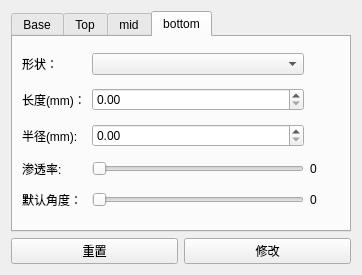
<?xml version="1.0" encoding="UTF-8"?>
<ui version="4.0">
 <class>SupportSetting</class>
 <widget class="QWidget" name="SupportSetting">
  <property name="geometry">
   <rect>
    <x>0</x>
    <y>0</y>
    <width>362</width>
    <height>275</height>
   </rect>
  </property>
  <property name="windowTitle">
   <string>Form</string>
  </property>
  <layout class="QGridLayout" name="gridLayout_5">
   <item row="0" column="0" colspan="2">
    <widget class="QTabWidget" name="tabWidget">
     <property name="currentIndex">
      <number>3</number>
     </property>
     <widget class="QWidget" name="tab">
      <attribute name="title">
       <string>Base</string>
      </attribute>
      <layout class="QGridLayout" name="gridLayout">
       <item row="0" column="0">
        <widget class="QLabel" name="label_16">
         <property name="text">
          <string>形状:</string>
         </property>
        </widget>
       </item>
       <item row="0" column="1">
        <widget class="QComboBox" name="Support_Base_AttachType_comboBox">
         <property name="minimumSize">
          <size>
           <width>218</width>
           <height>0</height>
          </size>
         </property>
        </widget>
       </item>
       <item row="1" column="0">
        <widget class="QLabel" name="label_14">
         <property name="text">
          <string>半径(mm)：</string>
         </property>
        </widget>
       </item>
       <item row="1" column="1">
        <widget class="QDoubleSpinBox" name="Support_Base_Radius_doubleSpinBox">
         <property name="maximum">
          <double>18.000000000000000</double>
         </property>
         <property name="singleStep">
          <double>0.180000000000000</double>
         </property>
        </widget>
       </item>
       <item row="2" column="0">
        <widget class="QLabel" name="label_15">
         <property name="text">
          <string>厚度(mm)：</string>
         </property>
        </widget>
       </item>
       <item row="2" column="1">
        <widget class="QDoubleSpinBox" name="Support_Base_Length_doubleSpinBox">
         <property name="maximum">
          <double>5.000000000000000</double>
         </property>
        </widget>
       </item>
      </layout>
     </widget>
     <widget class="QWidget" name="top_support">
      <attribute name="title">
       <string>Top</string>
      </attribute>
      <layout class="QGridLayout" name="gridLayout_2">
       <item row="0" column="0">
        <widget class="QLabel" name="label">
         <property name="text">
          <string>形状：</string>
         </property>
        </widget>
       </item>
       <item row="0" column="1">
        <widget class="QComboBox" name="Support_Top_AttachType_comboBox"/>
       </item>
       <item row="1" column="0">
        <widget class="QLabel" name="label_2">
         <property name="text">
          <string>长度(mm)：</string>
         </property>
        </widget>
       </item>
       <item row="1" column="1">
        <widget class="QDoubleSpinBox" name="Support_Top_Length_doubleSpinBox">
         <property name="maximum">
          <double>10.000000000000000</double>
         </property>
        </widget>
       </item>
       <item row="2" column="0">
        <widget class="QLabel" name="label_3">
         <property name="text">
          <string>半径(mm):</string>
         </property>
        </widget>
       </item>
       <item row="2" column="1">
        <widget class="QDoubleSpinBox" name="Support_Top_Radius_doubleSpinBox">
         <property name="maximum">
          <double>10.000000000000000</double>
         </property>
        </widget>
       </item>
       <item row="3" column="0">
        <widget class="QLabel" name="label_4">
         <property name="text">
          <string>渗透率:</string>
         </property>
        </widget>
       </item>
       <item row="3" column="1">
        <widget class="QSlider" name="Support_Top_Penetration_horizontalSlider">
         <property name="maximum">
          <number>100</number>
         </property>
         <property name="singleStep">
          <number>0</number>
         </property>
         <property name="orientation">
          <enum>Qt::Horizontal</enum>
         </property>
        </widget>
       </item>
       <item row="3" column="2">
        <widget class="QLabel" name="Support_Top_Penetration_label">
         <property name="minimumSize">
          <size>
           <width>30</width>
           <height>0</height>
          </size>
         </property>
         <property name="text">
          <string>0</string>
         </property>
        </widget>
       </item>
       <item row="4" column="0">
        <widget class="QLabel" name="label_5">
         <property name="text">
          <string>默认角度：</string>
         </property>
        </widget>
       </item>
       <item row="4" column="1">
        <widget class="QSlider" name="Support_Top_AngleFactor_horizontalSlider">
         <property name="orientation">
          <enum>Qt::Horizontal</enum>
         </property>
        </widget>
       </item>
       <item row="4" column="2">
        <widget class="QLabel" name="Support_Top_AngleFactor_label">
         <property name="minimumSize">
          <size>
           <width>30</width>
           <height>0</height>
          </size>
         </property>
         <property name="text">
          <string>0</string>
         </property>
        </widget>
       </item>
      </layout>
     </widget>
     <widget class="QWidget" name="mid_support">
      <attribute name="title">
       <string>mid</string>
      </attribute>
      <layout class="QGridLayout" name="gridLayout_3">
       <item row="0" column="0">
        <widget class="QLabel" name="label_6">
         <property name="text">
          <string>形状：</string>
         </property>
        </widget>
       </item>
       <item row="0" column="1">
        <widget class="QComboBox" name="Support_Mid_AttachType_comboBox">
         <property name="minimumSize">
          <size>
           <width>218</width>
           <height>0</height>
          </size>
         </property>
        </widget>
       </item>
       <item row="1" column="0">
        <widget class="QLabel" name="label_7">
         <property name="text">
          <string>半径(mm)：</string>
         </property>
        </widget>
       </item>
       <item row="1" column="1">
        <widget class="QDoubleSpinBox" name="Support_Mid_Radius_doubleSpinBox">
         <property name="maximum">
          <double>5.000000000000000</double>
         </property>
        </widget>
       </item>
      </layout>
     </widget>
     <widget class="QWidget" name="bottom_support">
      <attribute name="title">
       <string>bottom</string>
      </attribute>
      <layout class="QGridLayout" name="gridLayout_4">
       <item row="0" column="0">
        <widget class="QLabel" name="label_10">
         <property name="text">
          <string>形状：</string>
         </property>
        </widget>
       </item>
       <item row="0" column="1">
        <widget class="QComboBox" name="Support_Bottom_AttachType_comboBox"/>
       </item>
       <item row="1" column="0">
        <widget class="QLabel" name="label_9">
         <property name="text">
          <string>长度(mm)：</string>
         </property>
        </widget>
       </item>
       <item row="1" column="1">
        <widget class="QDoubleSpinBox" name="Support_Bottom_Length_doubleSpinBox">
         <property name="maximum">
          <double>5.000000000000000</double>
         </property>
        </widget>
       </item>
       <item row="2" column="0">
        <widget class="QLabel" name="label_11">
         <property name="text">
          <string>半径(mm):</string>
         </property>
        </widget>
       </item>
       <item row="2" column="1">
        <widget class="QDoubleSpinBox" name="Support_Bottom_Radius_doubleSpinBox">
         <property name="maximum">
          <double>10.000000000000000</double>
         </property>
        </widget>
       </item>
       <item row="3" column="0">
        <widget class="QLabel" name="label_12">
         <property name="text">
          <string>渗透率:</string>
         </property>
        </widget>
       </item>
       <item row="3" column="1">
        <widget class="QSlider" name="Support_Bottom_Penetration_horizontalSlider">
         <property name="orientation">
          <enum>Qt::Horizontal</enum>
         </property>
        </widget>
       </item>
       <item row="3" column="2">
        <widget class="QLabel" name="Support_Bottom_Penetration_label">
         <property name="minimumSize">
          <size>
           <width>30</width>
           <height>0</height>
          </size>
         </property>
         <property name="text">
          <string>0</string>
         </property>
        </widget>
       </item>
       <item row="4" column="0">
        <widget class="QLabel" name="label_13">
         <property name="text">
          <string>默认角度：</string>
         </property>
        </widget>
       </item>
       <item row="4" column="1">
        <widget class="QSlider" name="Support_Bottom_AngleFactor_horizontalSlider">
         <property name="orientation">
          <enum>Qt::Horizontal</enum>
         </property>
        </widget>
       </item>
       <item row="4" column="2">
        <widget class="QLabel" name="Support_Bottom_AngleFactor_label">
         <property name="minimumSize">
          <size>
           <width>30</width>
           <height>0</height>
          </size>
         </property>
         <property name="text">
          <string>0</string>
         </property>
        </widget>
       </item>
      </layout>
     </widget>
    </widget>
   </item>
   <item row="1" column="0">
    <widget class="QPushButton" name="pushButtonRestoreDefaults">
     <property name="text">
      <string>重置</string>
     </property>
    </widget>
   </item>
   <item row="1" column="1">
    <widget class="QPushButton" name="pushButtonOK">
     <property name="text">
      <string>修改</string>
     </property>
    </widget>
   </item>
  </layout>
 </widget>
 <resources/>
 <connections/>
</ui>
